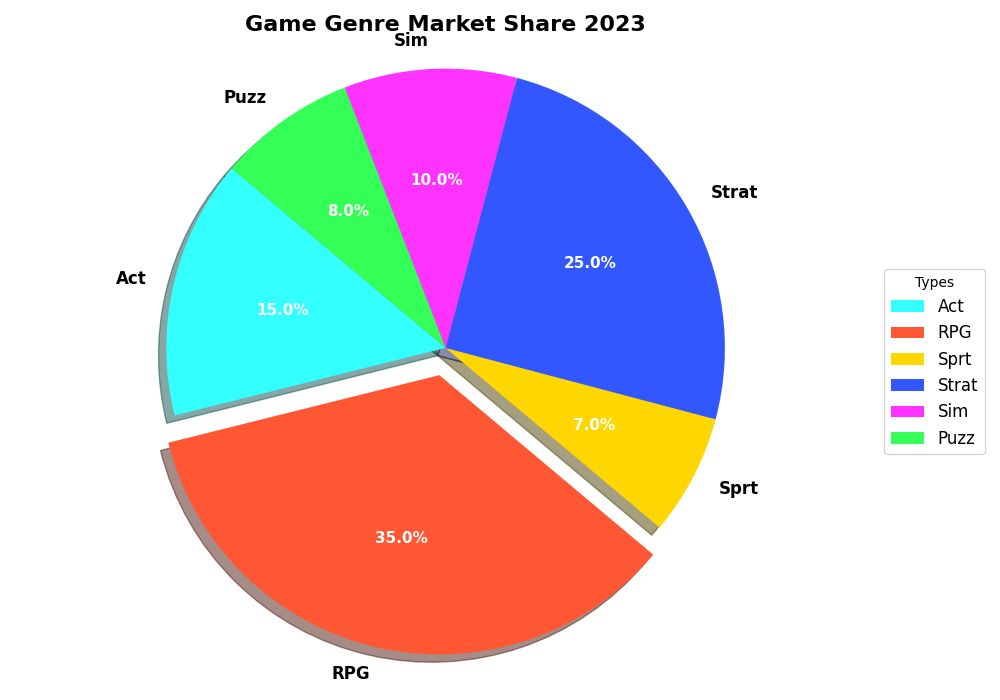

Recreate this plot in Python.
import matplotlib.pyplot as plt

genres = ['Act', 'RPG', 'Sprt', 'Strat', 'Sim', 'Puzz']
market_shares = [15, 35, 7, 25, 10, 8]
colors = ['#33FFFF', '#FF5733', '#FFD700', '#3357FF', '#FF33FF', '#33FF57']  # Shuffled colors
explode = (0, 0.1, 0, 0, 0, 0)

plt.figure(figsize=(10, 7))
wedges, texts, autotexts = plt.pie(
    market_shares, labels=genres, colors=colors, explode=explode, shadow=True,
    autopct='%1.1f%%', startangle=140
)

for text in texts:
    text.set_fontsize(12)
    text.set_fontweight('bold')

for autotext in autotexts:
    autotext.set_color('white')
    autotext.set_fontsize(11)
    autotext.set_fontweight('bold')

plt.axis('equal')
plt.title('Game Genre Market Share 2023', fontsize=16, fontweight='bold')

plt.legend(wedges, genres, title="Types", loc="center left", bbox_to_anchor=(1, 0, 0.5, 1), fontsize=12)
plt.tight_layout()
plt.show()
